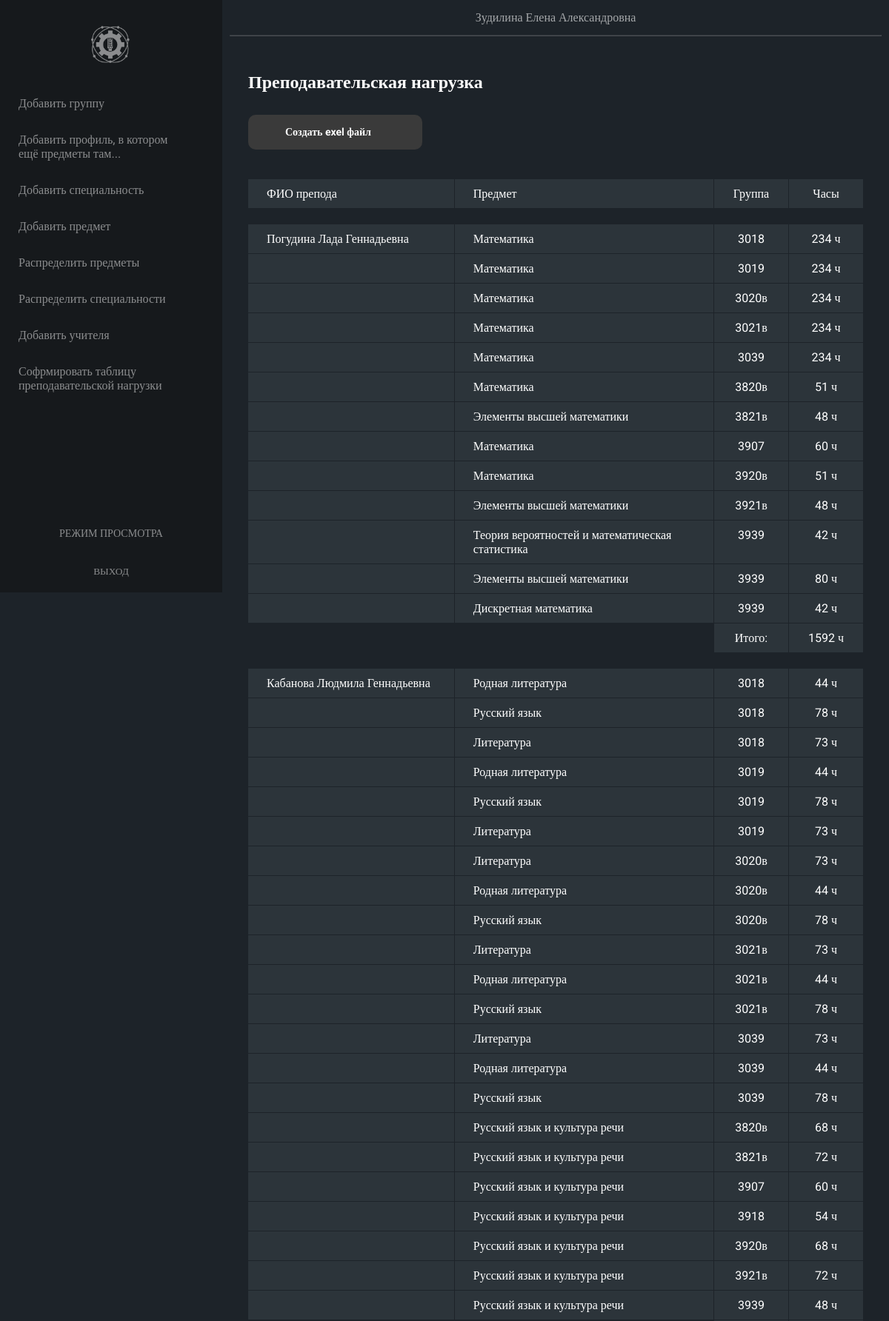
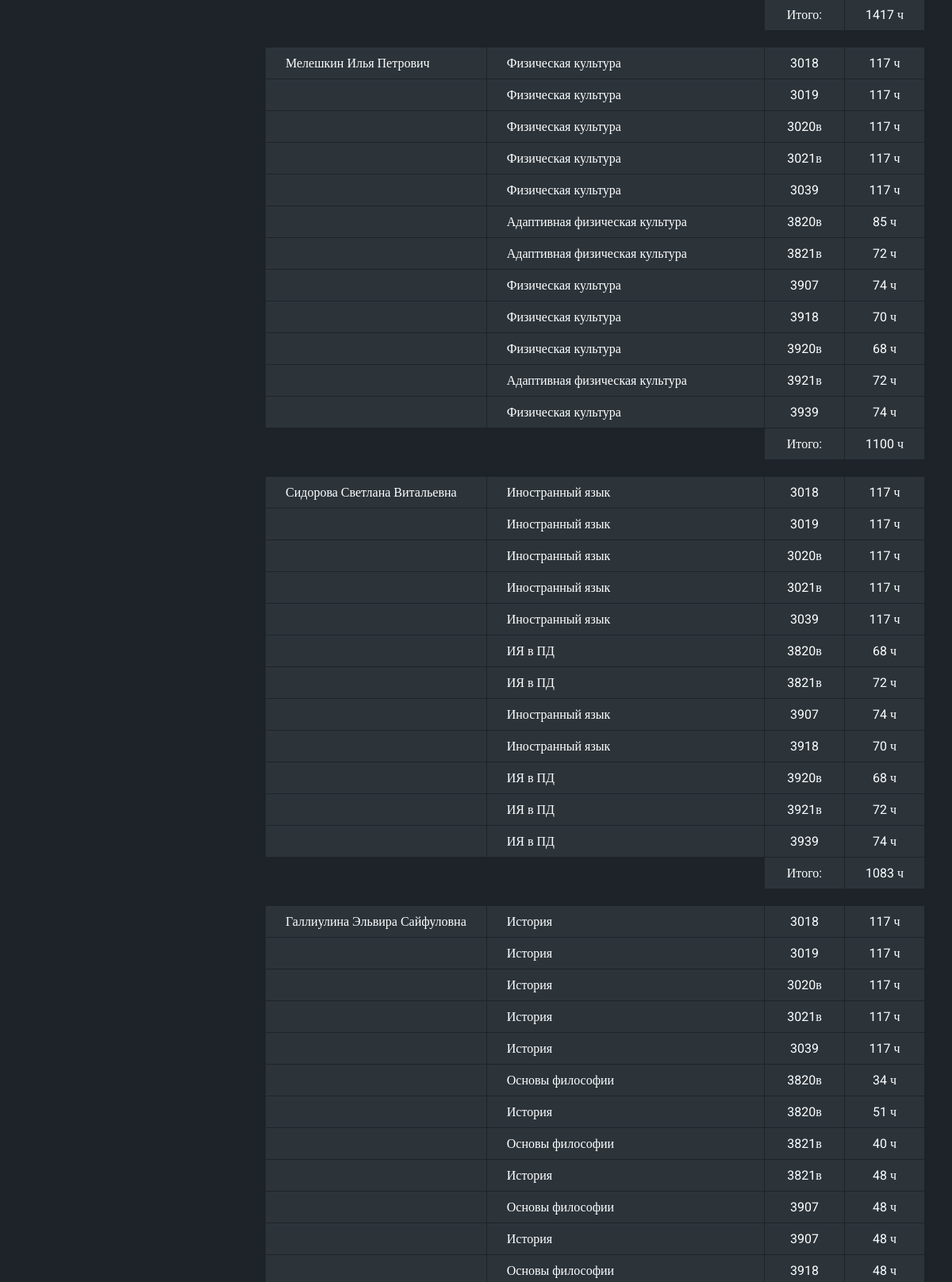
Screenshot of /pages/admin/create_table.php (signed in, upper part) with the database file from the repository (2 pictures, top to bottom).
### tables this page shows
CREATE TABLE `groups` (
  `id_group` varchar(6) NOT NULL,
  `id_specialization` varchar(8) NOT NULL
);

CREATE TABLE `subjects` (
  `id_subject` int NOT NULL,
  `id_profile` int NOT NULL,
  `subject_name` varchar(255) NOT NULL,
  `subject_desc` varchar(255) DEFAULT NULL,
  `subject_hours` int NOT NULL
);

### php/generate_table.php (called while the page is built)
<?php
require_once __DIR__ . './connection.php';
$subjects = mysqli_fetch_all(
    mysqli_query(
        $link,
        "SELECT
            `groups`.`id_group`,
            `subjects`.`subject_name`,
            `subjects`.`subject_hours`,
            `profiles`.`profile_name`,
            `profiles`.`id_profile`
        FROM
            `groups`,
            `subjects`,
            `group-subject`,
            `profiles`
        WHERE
            `group-subject`.`id_group` = `groups`.`id_group` AND
            `group-subject`.`id_subject`= `subjects`.`id_subject` AND
            `subjects`.`id_profile`= `profiles`.`id_profile`
        ORDER BY
            `groups`.`id_group`;"
    ),
    MYSQLI_ASSOC
);
$teachers = mysqli_fetch_all(
    mysqli_query(
        $link,
        "SELECT
            `teachers`.`id_teacher`,
            `fio`,
            `profiles`.`id_profile`,
            `profile_name`
        FROM
            `teachers`,
            `profiles`,
            `teacher-profile`
        WHERE
            `teachers`.id_teacher = `teacher-profile`.`id_teacher` AND
            `teacher-profile`.`id_profile` = `profiles`.`id_profile`;"
    ),
    MYSQLI_ASSOC
);
$total = [];
foreach ($subjects as $key => $subject)
{
    foreach ($teachers as $index => $teacher)
    {
        if($teacher['id_profile'] === $subject['id_profile'])
        {
            $isInArray = false;
            $teacherPosInArray = 0;
            foreach ($total as $k => $group)
            {
                if ($total[$k]['fio'] === $teacher['fio'])
                {
                    $isInArray = true;
                        $teacherPosInArray = $k;
                }
            }
            if ($isInArray)
            {
                array_push(
                    $total[$teacherPosInArray]['subjects'],
                    [$subject['subject_name'], $subject['id_group'], $subject['subject_hours']]
                );
                break;
            }
            else
            {
                array_push(
                    $total,
                    [
                        'fio' => $teacher['fio'],
                        'subjects' => [
                            [$subject['subject_name'], $subject['id_group'], $subject['subject_hours']]
                        ]
                    ]
                );
                break;
            }
            break;
        }
    }
}
foreach($total as $n => $prepod)
{
    $sum = 0;
    foreach($prepod['subjects'] as $j => $subject)
    {
        $sum += $subject[2];
    }
    $total[$n]['hours'] = $sum;
}

### pages/admin/create_table.php (the view, shortened to what this page needs)
<?php
include_once('./../../php/generate_table.php');
?>
<!DOCTYPE html>
<html lang='ru'>
<head>
    <link rel='stylesheet' href='./../../styles/style.css'>
</head>
<body>
    <?php include './includes/nav.php'; ?>
    <main>
        <?php include './includes/header.php'; ?>
        <section>
            <h2 style="padding: 15px 0;"> Преподавательская нагрузка </h2>
            <a href="./../../php/createExelFile.php" class="update-subjects-group" style="margin: 15px 0; display: inline-block; min-width: 235px;"> Создать exel файл</a>
            <div class="workload_teacher">
            <p class="heading"> ФИО препода </p>
            <p class="heading"> Предмет </p>
            <p class="heading"> Группа </p>
            <p class="heading"> Часы </p>
            <p class="br"/><p class="br"/><p class="br"/><p class="br"/>
            <?php
                foreach($total as $tchr)
                {
                    $nameIsOut = false;
                    foreach($tchr['subjects'] as $subjs)
                    {
                        echo ($nameIsOut) ? '<p class="tchr"> </p>' : '<p class="tchr">'. $tchr['fio'] .'</p>';
                        $nameIsOut = true;
                        foreach($subjs as $s)
                        {
                            echo '<p class="data">' . $s . '</p>';
                        }
                    }
                    echo '<p class="br"/><p class="br"/><p class="data"> Итого: </p> <p class="data">'.$tchr['hours'].'</p>';
                    echo '<p class="br"/><p class="br"/><p class="br"/><p class="br"/>';
                }
            ?>
            </div>
        </section>
    </main>
</body>
</html>

### styles/style.css (style rules this page uses)
*, *::after, *::before { box-sizing: border-box; margin: 0; padding: 0; }
a { text-decoration: none; color: #000000; }
html, body { width: 100%; }
html { height: 100%; }
body, input, a, textarea { font-family: "Roboto", serif; }
body { min-height: 100%; color: #FFFFFF; background-color: #1d2329; display: flex; flex-flow: row nowrap; }
main { display: flex; flex-flow: column nowrap; flex-grow: 1; }
main section { padding: 35px; }
section { padding: 25px; width: 100%; }
.update-subjects-group { cursor: pointer; background-color: #3a3a3a; padding: 15px 50px; border-radius: 10px; width: 200px; font-size: 14px; font-weight: bold; color: #fff; letter-spacing: unset; transition: 0.8s background, 0.6s border-radius; }
.workload_teacher { display: grid; margin-top: 25px; grid-gap: 1px; grid-template-columns: minmax(-webkit-min-content, -webkit-max-content) 1fr minmax(100px, -webkit-min-content) minmax(100px, -webkit-min-content); grid-template-columns: minmax(min-content, max-content) 1fr minmax(100px, min-content) minmax(100px, min-content); }
.workload_teacher > p { padding: 10px 25px; }
.workload_teacher > p:nth-child(4n+3) { text-align: center; }
.workload_teacher > p:nth-child(4n+4) { text-align: center; }
.workload_teacher > p:not(.br):not(.heading):nth-child(4n+4)::after { content: " ч"; }
.workload_teacher > p.tchr, .workload_teacher > p.data, .workload_teacher > p.heading { background-color: #2C343A; }

### rows the page displays
groups: fio "Погудина Лада Геннадьевна", subjects.subject_name "Математика", id_group "3018", subjects.subject_hours "234", fio "Кабанова Людмила Геннадьевна", subjects.subject_name "Родная литература", subjects.subject_hours "44", subjects.subject_name "Русский язык", subjects.subject_hours "78", subjects.subject_name "Литература", subjects.subject_hours "73", fio "Мелешкин Илья Петрович", s "Физическая культура", subjects.subject_hours "117", fio "Сидорова Светлана Витальевна", subjects.subject_name "Иностранный язык", fio "Галлиулина Эльвира Сайфуловна", s "История"
groups: subjects.subject_name "Математика", id_group "3019", subjects.subject_hours "234", subjects.subject_name "Родная литература", subjects.subject_hours "44", subjects.subject_name "Русский язык", subjects.subject_hours "78", subjects.subject_name "Литература", subjects.subject_hours "73", s "Физическая культура", subjects.subject_hours "117", subjects.subject_name "Иностранный язык", s "История"
groups: subjects.subject_name "Математика", id_group "3020в", subjects.subject_hours "234", subjects.subject_name "Литература", subjects.subject_hours "73", subjects.subject_name "Родная литература", subjects.subject_hours "44", subjects.subject_name "Русский язык", subjects.subject_hours "78", s "Физическая культура", subjects.subject_hours "117", subjects.subject_name "Иностранный язык", s "История"
groups: subjects.subject_name "Математика", id_group "3021в", subjects.subject_hours "234", subjects.subject_name "Литература", subjects.subject_hours "73", subjects.subject_name "Родная литература", subjects.subject_hours "44", subjects.subject_name "Русский язык", subjects.subject_hours "78", s "Физическая культура", subjects.subject_hours "117", subjects.subject_name "Иностранный язык", s "История"
groups: subjects.subject_name "Математика", id_group "3039", subjects.subject_hours "234", subjects.subject_name "Литература", subjects.subject_hours "73", subjects.subject_name "Родная литература", subjects.subject_hours "44", subjects.subject_name "Русский язык", subjects.subject_hours "78", s "Физическая культура", subjects.subject_hours "117", subjects.subject_name "Иностранный язык", s "История"
groups: subjects.subject_name "Математика", id_group "3820в", subjects.subject_hours "51", subjects.subject_name "Русский язык и культура речи", subjects.subject_hours "68", subjects.subject_name "Адаптивная физическая культура", subjects.subject_hours "85", subjects.subject_name "ИЯ в ПД", subjects.subject_name "Основы философии", subjects.subject_hours "34", s "История"
groups: subjects.subject_name "Элементы высшей математики", id_group "3821в", subjects.subject_hours "48", subjects.subject_name "Русский язык и культура речи", subjects.subject_hours "72", subjects.subject_name "Адаптивная физическая культура", subjects.subject_name "ИЯ в ПД", subjects.subject_name "Основы философии", subjects.subject_hours "40", s "История"
groups: subjects.subject_name "Математика", id_group "3907", subjects.subject_hours "60", subjects.subject_name "Русский язык и культура речи", s "Физическая культура", subjects.subject_hours "74", subjects.subject_name "Иностранный язык", subjects.subject_name "Основы философии", subjects.subject_hours "48"
groups: subjects.subject_name "Математика", id_group "3920в", subjects.subject_hours "51", subjects.subject_name "Русский язык и культура речи", subjects.subject_hours "68", s "Физическая культура", subjects.subject_name "ИЯ в ПД"
groups: subjects.subject_name "Элементы высшей математики", id_group "3921в", subjects.subject_hours "48", subjects.subject_name "Русский язык и культура речи", subjects.subject_hours "72", subjects.subject_name "Адаптивная физическая культура", subjects.subject_name "ИЯ в ПД"
groups: subjects.subject_name "Теория вероятностей и математическая статистика", id_group "3939", subjects.subject_hours "42", subjects.subject_name "Элементы высшей математики", subjects.subject_hours "80", subjects.subject_name "Дискретная математика", subjects.subject_name "Русский язык и культура речи", subjects.subject_hours "48", s "Физическая культура", subjects.subject_hours "74", subjects.subject_name "ИЯ в ПД"
groups: subjects.subject_name "Русский язык и культура речи", id_group "3918", subjects.subject_hours "54", s "Физическая культура", subjects.subject_hours "70", subjects.subject_name "Иностранный язык", subjects.subject_name "Основы философии", subjects.subject_hours "48"

### other values shown
$_COOKIE['id_admin'] "Зудилина Елена Александровна"
$tchr['hours'] "1592"
$tchr['hours'] "1417"
$tchr['hours'] "1100"
$tchr['hours'] "1083"
$s "История"
$s "3907"
$s "48"
